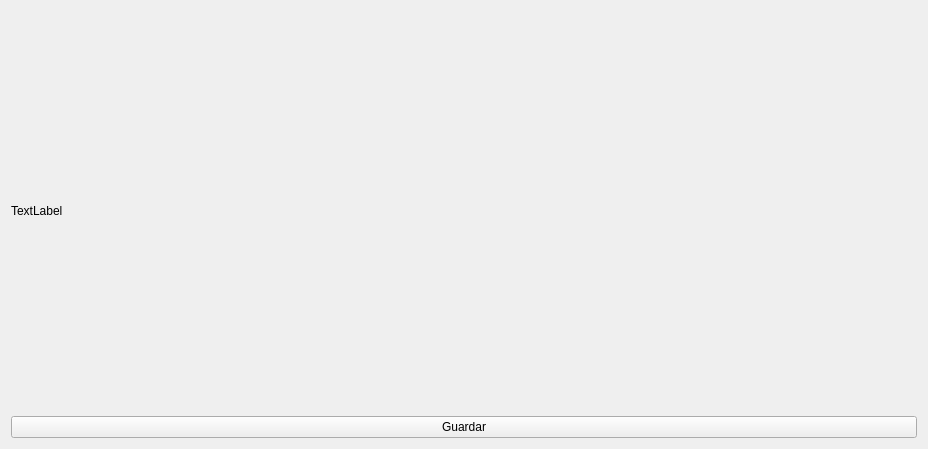
<?xml version="1.0" encoding="UTF-8"?>
<ui version="4.0">
 <class>Form</class>
 <widget class="QWidget" name="Form">
  <property name="geometry">
   <rect>
    <x>0</x>
    <y>0</y>
    <width>928</width>
    <height>449</height>
   </rect>
  </property>
  <property name="windowTitle">
   <string>BoxPlot</string>
  </property>
  <layout class="QVBoxLayout" name="verticalLayout">
   <item>
    <widget class="QLabel" name="label">
     <property name="text">
      <string>TextLabel</string>
     </property>
     <property name="scaledContents">
      <bool>true</bool>
     </property>
    </widget>
   </item>
   <item>
    <widget class="QPushButton" name="btnGuardar">
     <property name="text">
      <string>Guardar</string>
     </property>
    </widget>
   </item>
  </layout>
 </widget>
 <resources/>
 <connections/>
</ui>
